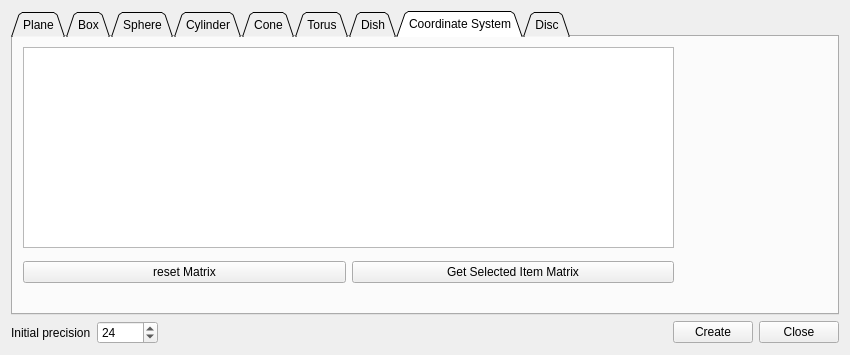
<?xml version="1.0" encoding="UTF-8"?>
<ui version="4.0">
 <class>PrimitiveFactoryDlg</class>
 <widget class="QDialog" name="PrimitiveFactoryDlg">
  <property name="geometry">
   <rect>
    <x>0</x>
    <y>0</y>
    <width>850</width>
    <height>355</height>
   </rect>
  </property>
  <property name="windowTitle">
   <string>Primitive factory</string>
  </property>
  <layout class="QGridLayout" name="gridLayout_8">
   <item row="0" column="0">
    <widget class="QTabWidget" name="tabWidget">
     <property name="tabShape">
      <enum>QTabWidget::Triangular</enum>
     </property>
     <property name="currentIndex">
      <number>7</number>
     </property>
     <property name="elideMode">
      <enum>Qt::ElideNone</enum>
     </property>
     <widget class="QWidget" name="planeTab">
      <attribute name="icon">
       <iconset resource="../MainWindow.qrc">
        <normaloff>:/Resources/images/svg/misc/Plane.svg</normaloff>:/Resources/images/svg/misc/Plane.svg</iconset>
      </attribute>
      <attribute name="title">
       <string>Plane</string>
      </attribute>
      <layout class="QGridLayout" name="gridLayout">
       <item row="0" column="0">
        <layout class="QFormLayout" name="formLayout">
         <item row="0" column="0">
          <widget class="QLabel" name="label">
           <property name="text">
            <string notr="true">dx</string>
           </property>
          </widget>
         </item>
         <item row="0" column="1">
          <widget class="QDoubleSpinBox" name="planeWidthDoubleSpinBox">
           <property name="decimals">
            <number>6</number>
           </property>
           <property name="minimum">
            <double>0.000001000000000</double>
           </property>
           <property name="maximum">
            <double>100000000.000000000000000</double>
           </property>
           <property name="value">
            <double>1.000000000000000</double>
           </property>
          </widget>
         </item>
         <item row="1" column="0">
          <widget class="QLabel" name="label_2">
           <property name="text">
            <string notr="true">dy</string>
           </property>
          </widget>
         </item>
         <item row="1" column="1">
          <widget class="QDoubleSpinBox" name="planeHeightDoubleSpinBox">
           <property name="decimals">
            <number>6</number>
           </property>
           <property name="minimum">
            <double>0.000001000000000</double>
           </property>
           <property name="maximum">
            <double>100000000.000000000000000</double>
           </property>
           <property name="value">
            <double>1.000000000000000</double>
           </property>
          </widget>
         </item>
        </layout>
       </item>
       <item row="0" column="1">
        <spacer name="horizontalSpacer">
         <property name="orientation">
          <enum>Qt::Horizontal</enum>
         </property>
         <property name="sizeHint" stdset="0">
          <size>
           <width>333</width>
           <height>20</height>
          </size>
         </property>
        </spacer>
       </item>
       <item row="1" column="0">
        <spacer name="verticalSpacer">
         <property name="orientation">
          <enum>Qt::Vertical</enum>
         </property>
         <property name="sizeHint" stdset="0">
          <size>
           <width>20</width>
           <height>111</height>
          </size>
         </property>
        </spacer>
       </item>
      </layout>
     </widget>
     <widget class="QWidget" name="boxTab">
      <attribute name="icon">
       <iconset resource="../MainWindow.qrc">
        <normaloff>:/Resources/images/cube.png</normaloff>:/Resources/images/cube.png</iconset>
      </attribute>
      <attribute name="title">
       <string>Box</string>
      </attribute>
      <layout class="QGridLayout" name="gridLayout_2">
       <item row="0" column="0">
        <layout class="QFormLayout" name="formLayout_2">
         <item row="0" column="0">
          <widget class="QLabel" name="label_3">
           <property name="text">
            <string notr="true">dx</string>
           </property>
          </widget>
         </item>
         <item row="0" column="1">
          <widget class="QDoubleSpinBox" name="boxDxDoubleSpinBox">
           <property name="decimals">
            <number>6</number>
           </property>
           <property name="minimum">
            <double>0.000001000000000</double>
           </property>
           <property name="maximum">
            <double>100000000.000000000000000</double>
           </property>
           <property name="value">
            <double>1.000000000000000</double>
           </property>
          </widget>
         </item>
         <item row="1" column="0">
          <widget class="QLabel" name="label_4">
           <property name="text">
            <string notr="true">dy</string>
           </property>
          </widget>
         </item>
         <item row="1" column="1">
          <widget class="QDoubleSpinBox" name="boxDyDoubleSpinBox">
           <property name="decimals">
            <number>6</number>
           </property>
           <property name="minimum">
            <double>0.000001000000000</double>
           </property>
           <property name="maximum">
            <double>100000000.000000000000000</double>
           </property>
           <property name="value">
            <double>1.000000000000000</double>
           </property>
          </widget>
         </item>
         <item row="2" column="0">
          <widget class="QLabel" name="label_5">
           <property name="text">
            <string notr="true">dz</string>
           </property>
          </widget>
         </item>
         <item row="2" column="1">
          <widget class="QDoubleSpinBox" name="boxDzDoubleSpinBox">
           <property name="decimals">
            <number>6</number>
           </property>
           <property name="minimum">
            <double>0.000001000000000</double>
           </property>
           <property name="maximum">
            <double>100000000.000000000000000</double>
           </property>
           <property name="value">
            <double>1.000000000000000</double>
           </property>
          </widget>
         </item>
        </layout>
       </item>
       <item row="0" column="1">
        <spacer name="horizontalSpacer_2">
         <property name="orientation">
          <enum>Qt::Horizontal</enum>
         </property>
         <property name="sizeHint" stdset="0">
          <size>
           <width>334</width>
           <height>20</height>
          </size>
         </property>
        </spacer>
       </item>
       <item row="1" column="0">
        <spacer name="verticalSpacer_2">
         <property name="orientation">
          <enum>Qt::Vertical</enum>
         </property>
         <property name="sizeHint" stdset="0">
          <size>
           <width>20</width>
           <height>85</height>
          </size>
         </property>
        </spacer>
       </item>
      </layout>
     </widget>
     <widget class="QWidget" name="sphereTab">
      <attribute name="icon">
       <iconset resource="../MainWindow.qrc">
        <normaloff>:/Resources/images/sphere.png</normaloff>:/Resources/images/sphere.png</iconset>
      </attribute>
      <attribute name="title">
       <string>Sphere</string>
      </attribute>
      <layout class="QGridLayout" name="gridLayout_3">
       <item row="0" column="0">
        <layout class="QHBoxLayout" name="horizontalLayout">
         <item>
          <widget class="QLabel" name="label_6">
           <property name="text">
            <string>radius</string>
           </property>
          </widget>
         </item>
         <item>
          <widget class="QDoubleSpinBox" name="sphereRadiusDoubleSpinBox">
           <property name="decimals">
            <number>6</number>
           </property>
           <property name="minimum">
            <double>0.000001000000000</double>
           </property>
           <property name="maximum">
            <double>100000000.000000000000000</double>
           </property>
           <property name="value">
            <double>2.000000000000000</double>
           </property>
          </widget>
         </item>
        </layout>
       </item>
       <item row="0" column="1">
        <spacer name="horizontalSpacer_3">
         <property name="orientation">
          <enum>Qt::Horizontal</enum>
         </property>
         <property name="sizeHint" stdset="0">
          <size>
           <width>317</width>
           <height>20</height>
          </size>
         </property>
        </spacer>
       </item>
       <item row="3" column="0">
        <spacer name="verticalSpacer_3">
         <property name="orientation">
          <enum>Qt::Vertical</enum>
         </property>
         <property name="sizeHint" stdset="0">
          <size>
           <width>20</width>
           <height>136</height>
          </size>
         </property>
        </spacer>
       </item>
       <item row="1" column="0">
        <widget class="QGroupBox" name="groupBox">
         <property name="title">
          <string>Position</string>
         </property>
         <layout class="QGridLayout" name="gridLayout_7">
          <item row="2" column="0">
           <widget class="QLabel" name="label_21">
            <property name="text">
             <string notr="true">y</string>
            </property>
           </widget>
          </item>
          <item row="1" column="1">
           <widget class="QDoubleSpinBox" name="spherePosXDoubleSpinBox">
            <property name="decimals">
             <number>6</number>
            </property>
            <property name="minimum">
             <double>-1000000000.000000000000000</double>
            </property>
            <property name="maximum">
             <double>1000000000.000000000000000</double>
            </property>
           </widget>
          </item>
          <item row="2" column="1">
           <widget class="QDoubleSpinBox" name="spherePosYDoubleSpinBox">
            <property name="decimals">
             <number>6</number>
            </property>
            <property name="minimum">
             <double>-1000000000.000000000000000</double>
            </property>
            <property name="maximum">
             <double>1000000000.000000000000000</double>
            </property>
           </widget>
          </item>
          <item row="3" column="1">
           <widget class="QDoubleSpinBox" name="spherePosZDoubleSpinBox">
            <property name="decimals">
             <number>6</number>
            </property>
            <property name="minimum">
             <double>-1000000000.000000000000000</double>
            </property>
            <property name="maximum">
             <double>1000000000.000000000000000</double>
            </property>
           </widget>
          </item>
          <item row="3" column="0">
           <widget class="QLabel" name="label_22">
            <property name="text">
             <string notr="true">z</string>
            </property>
           </widget>
          </item>
          <item row="1" column="0">
           <widget class="QLabel" name="label_20">
            <property name="text">
             <string notr="true">x</string>
            </property>
           </widget>
          </item>
          <item row="5" column="0" colspan="2">
           <layout class="QHBoxLayout" name="horizontalLayout_3">
            <property name="topMargin">
             <number>0</number>
            </property>
            <property name="rightMargin">
             <number>0</number>
            </property>
            <item>
             <widget class="QPushButton" name="spherePosToOriginButton">
              <property name="toolTip">
               <string>Set position to origin</string>
              </property>
              <property name="text">
               <string>clear</string>
              </property>
             </widget>
            </item>
            <item>
             <widget class="QPushButton" name="spherePosFromClipboardButton">
              <property name="toolTip">
               <string>Try to interpret clipboard contents as position (&quot;x y z&quot;)</string>
              </property>
              <property name="text">
               <string>clipboard</string>
              </property>
             </widget>
            </item>
           </layout>
          </item>
         </layout>
        </widget>
       </item>
      </layout>
     </widget>
     <widget class="QWidget" name="cylTab">
      <attribute name="icon">
       <iconset resource="../MainWindow.qrc">
        <normaloff>:/Resources/images/cylinder.png</normaloff>:/Resources/images/cylinder.png</iconset>
      </attribute>
      <attribute name="title">
       <string>Cylinder</string>
      </attribute>
      <layout class="QGridLayout" name="gridLayout_6">
       <item row="0" column="0">
        <layout class="QFormLayout" name="formLayout_6">
         <item row="0" column="0">
          <widget class="QLabel" name="label_7">
           <property name="text">
            <string>radius</string>
           </property>
          </widget>
         </item>
         <item row="0" column="1">
          <widget class="QDoubleSpinBox" name="cylRadiusDoubleSpinBox">
           <property name="decimals">
            <number>6</number>
           </property>
           <property name="minimum">
            <double>0.000001000000000</double>
           </property>
           <property name="maximum">
            <double>100000000.000000000000000</double>
           </property>
           <property name="value">
            <double>2.000000000000000</double>
           </property>
          </widget>
         </item>
         <item row="1" column="0">
          <widget class="QLabel" name="label_8">
           <property name="text">
            <string>height</string>
           </property>
          </widget>
         </item>
         <item row="1" column="1">
          <widget class="QDoubleSpinBox" name="cylHeightDoubleSpinBox">
           <property name="decimals">
            <number>6</number>
           </property>
           <property name="minimum">
            <double>0.000001000000000</double>
           </property>
           <property name="maximum">
            <double>100000000.000000000000000</double>
           </property>
           <property name="value">
            <double>5.000000000000000</double>
           </property>
          </widget>
         </item>
        </layout>
       </item>
       <item row="0" column="1">
        <spacer name="horizontalSpacer_6">
         <property name="orientation">
          <enum>Qt::Horizontal</enum>
         </property>
         <property name="sizeHint" stdset="0">
          <size>
           <width>316</width>
           <height>20</height>
          </size>
         </property>
        </spacer>
       </item>
       <item row="1" column="0">
        <spacer name="verticalSpacer_6">
         <property name="orientation">
          <enum>Qt::Vertical</enum>
         </property>
         <property name="sizeHint" stdset="0">
          <size>
           <width>20</width>
           <height>111</height>
          </size>
         </property>
        </spacer>
       </item>
      </layout>
     </widget>
     <widget class="QWidget" name="coneTab">
      <attribute name="icon">
       <iconset resource="../MainWindow.qrc">
        <normaloff>:/Resources/images/cone.png</normaloff>:/Resources/images/cone.png</iconset>
      </attribute>
      <attribute name="title">
       <string>Cone</string>
      </attribute>
      <layout class="QGridLayout" name="gridLayout_4">
       <item row="0" column="0">
        <layout class="QVBoxLayout" name="verticalLayout">
         <item>
          <layout class="QFormLayout" name="formLayout_4">
           <item row="0" column="0">
            <widget class="QLabel" name="label_10">
             <property name="text">
              <string>top radius</string>
             </property>
            </widget>
           </item>
           <item row="0" column="1">
            <widget class="QDoubleSpinBox" name="coneTopRadiusDoubleSpinBox">
             <property name="decimals">
              <number>6</number>
             </property>
             <property name="minimum">
              <double>0.000000000000000</double>
             </property>
             <property name="maximum">
              <double>100000000.000000000000000</double>
             </property>
             <property name="value">
              <double>0.000000000000000</double>
             </property>
            </widget>
           </item>
           <item row="1" column="0">
            <widget class="QLabel" name="label_9">
             <property name="text">
              <string>bottom radius</string>
             </property>
            </widget>
           </item>
           <item row="1" column="1">
            <widget class="QDoubleSpinBox" name="coneBottomRadiusDoubleSpinBox">
             <property name="decimals">
              <number>6</number>
             </property>
             <property name="minimum">
              <double>0.000000000000000</double>
             </property>
             <property name="maximum">
              <double>100000000.000000000000000</double>
             </property>
             <property name="value">
              <double>2.000000000000000</double>
             </property>
            </widget>
           </item>
           <item row="2" column="0">
            <widget class="QLabel" name="label_11">
             <property name="text">
              <string>height</string>
             </property>
            </widget>
           </item>
           <item row="2" column="1">
            <widget class="QDoubleSpinBox" name="coneHeightDoubleSpinBox">
             <property name="decimals">
              <number>6</number>
             </property>
             <property name="minimum">
              <double>0.000001000000000</double>
             </property>
             <property name="maximum">
              <double>100000000.000000000000000</double>
             </property>
             <property name="value">
              <double>3.000000000000000</double>
             </property>
            </widget>
           </item>
          </layout>
         </item>
         <item>
          <widget class="QGroupBox" name="snoutGroupBox">
           <property name="title">
            <string>Snout mode</string>
           </property>
           <property name="checkable">
            <bool>true</bool>
           </property>
           <property name="checked">
            <bool>false</bool>
           </property>
           <layout class="QFormLayout" name="formLayout_3">
            <item row="0" column="0">
             <widget class="QLabel" name="label_12">
              <property name="toolTip">
               <string>displacement of axes along X-axis</string>
              </property>
              <property name="statusTip">
               <string>displacement of axes along X-axis</string>
              </property>
              <property name="text">
               <string>x offset</string>
              </property>
             </widget>
            </item>
            <item row="0" column="1">
             <widget class="QDoubleSpinBox" name="coneXOffsetDoubleSpinBox">
              <property name="decimals">
               <number>6</number>
              </property>
              <property name="minimum">
               <double>0.000000000000000</double>
              </property>
              <property name="maximum">
               <double>100000000.000000000000000</double>
              </property>
              <property name="value">
               <double>0.000000000000000</double>
              </property>
             </widget>
            </item>
            <item row="1" column="0">
             <widget class="QLabel" name="label_13">
              <property name="toolTip">
               <string>displacement of axes along Y-axis</string>
              </property>
              <property name="statusTip">
               <string>displacement of axes along Y-axis</string>
              </property>
              <property name="text">
               <string>y offset</string>
              </property>
             </widget>
            </item>
            <item row="1" column="1">
             <widget class="QDoubleSpinBox" name="coneYOffsetDoubleSpinBox">
              <property name="decimals">
               <number>6</number>
              </property>
              <property name="minimum">
               <double>0.000000000000000</double>
              </property>
              <property name="maximum">
               <double>100000000.000000000000000</double>
              </property>
              <property name="value">
               <double>0.000000000000000</double>
              </property>
             </widget>
            </item>
           </layout>
          </widget>
         </item>
        </layout>
       </item>
       <item row="0" column="1">
        <spacer name="horizontalSpacer_4">
         <property name="orientation">
          <enum>Qt::Horizontal</enum>
         </property>
         <property name="sizeHint" stdset="0">
          <size>
           <width>278</width>
           <height>20</height>
          </size>
         </property>
        </spacer>
       </item>
       <item row="1" column="0">
        <spacer name="verticalSpacer_4">
         <property name="orientation">
          <enum>Qt::Vertical</enum>
         </property>
         <property name="sizeHint" stdset="0">
          <size>
           <width>20</width>
           <height>25</height>
          </size>
         </property>
        </spacer>
       </item>
      </layout>
     </widget>
     <widget class="QWidget" name="torusTab">
      <attribute name="icon">
       <iconset resource="../MainWindow.qrc">
        <normaloff>:/Resources/images/svg/misc/torus.svg</normaloff>:/Resources/images/svg/misc/torus.svg</iconset>
      </attribute>
      <attribute name="title">
       <string>Torus</string>
      </attribute>
      <layout class="QGridLayout" name="gridLayout_5">
       <item row="0" column="0">
        <layout class="QVBoxLayout" name="verticalLayout_2">
         <item>
          <layout class="QFormLayout" name="formLayout_5">
           <item row="0" column="0">
            <widget class="QLabel" name="label_14">
             <property name="text">
              <string>inside radius</string>
             </property>
            </widget>
           </item>
           <item row="0" column="1">
            <widget class="QDoubleSpinBox" name="torusInsideRadiusDoubleSpinBox">
             <property name="decimals">
              <number>6</number>
             </property>
             <property name="minimum">
              <double>0.000001000000000</double>
             </property>
             <property name="maximum">
              <double>100000000.000000000000000</double>
             </property>
             <property name="value">
              <double>1.000000000000000</double>
             </property>
            </widget>
           </item>
           <item row="1" column="0">
            <widget class="QLabel" name="label_15">
             <property name="text">
              <string>outside radius</string>
             </property>
            </widget>
           </item>
           <item row="1" column="1">
            <widget class="QDoubleSpinBox" name="torusOutsideRadiusDoubleSpinBox">
             <property name="decimals">
              <number>6</number>
             </property>
             <property name="minimum">
              <double>0.000001000000000</double>
             </property>
             <property name="maximum">
              <double>100000000.000000000000000</double>
             </property>
             <property name="value">
              <double>1.500000000000000</double>
             </property>
            </widget>
           </item>
           <item row="2" column="0">
            <widget class="QLabel" name="label_16">
             <property name="text">
              <string>angle (degrees)</string>
             </property>
            </widget>
           </item>
           <item row="2" column="1">
            <widget class="QDoubleSpinBox" name="torusAngleDoubleSpinBox">
             <property name="decimals">
              <number>6</number>
             </property>
             <property name="minimum">
              <double>0.000001000000000</double>
             </property>
             <property name="maximum">
              <double>360.000000000000000</double>
             </property>
             <property name="value">
              <double>360.000000000000000</double>
             </property>
            </widget>
           </item>
          </layout>
         </item>
         <item>
          <widget class="QGroupBox" name="torusRectGroupBox">
           <property name="title">
            <string>Rectangular section</string>
           </property>
           <property name="checkable">
            <bool>true</bool>
           </property>
           <property name="checked">
            <bool>false</bool>
           </property>
           <layout class="QHBoxLayout" name="horizontalLayout_2">
            <item>
             <widget class="QLabel" name="label_17">
              <property name="text">
               <string>inside radius</string>
              </property>
             </widget>
            </item>
            <item>
             <widget class="QDoubleSpinBox" name="torusRectSectionHeightDoubleSpinBox">
              <property name="decimals">
               <number>6</number>
              </property>
              <property name="minimum">
               <double>0.000001000000000</double>
              </property>
              <property name="maximum">
               <double>100000000.000000000000000</double>
              </property>
              <property name="value">
               <double>1.000000000000000</double>
              </property>
             </widget>
            </item>
           </layout>
          </widget>
         </item>
        </layout>
       </item>
       <item row="0" column="1">
        <spacer name="horizontalSpacer_5">
         <property name="orientation">
          <enum>Qt::Horizontal</enum>
         </property>
         <property name="sizeHint" stdset="0">
          <size>
           <width>267</width>
           <height>20</height>
          </size>
         </property>
        </spacer>
       </item>
       <item row="1" column="0">
        <spacer name="verticalSpacer_5">
         <property name="orientation">
          <enum>Qt::Vertical</enum>
         </property>
         <property name="sizeHint" stdset="0">
          <size>
           <width>20</width>
           <height>24</height>
          </size>
         </property>
        </spacer>
       </item>
      </layout>
     </widget>
     <widget class="QWidget" name="dishTab">
      <attribute name="icon">
       <iconset resource="../MainWindow.qrc">
        <normaloff>:/Resources/images/dish.png</normaloff>:/Resources/images/dish.png</iconset>
      </attribute>
      <attribute name="title">
       <string>Dish</string>
      </attribute>
      <layout class="QGridLayout" name="gridLayout_13">
       <item row="0" column="0">
        <layout class="QVBoxLayout" name="verticalLayout_5">
         <item>
          <layout class="QFormLayout" name="formLayout_13">
           <item row="0" column="0">
            <widget class="QLabel" name="label_18">
             <property name="text">
              <string>radius</string>
             </property>
            </widget>
           </item>
           <item row="0" column="1">
            <widget class="QDoubleSpinBox" name="dishRadiusDoubleSpinBox">
             <property name="decimals">
              <number>6</number>
             </property>
             <property name="minimum">
              <double>0.000001000000000</double>
             </property>
             <property name="maximum">
              <double>100000000.000000000000000</double>
             </property>
             <property name="value">
              <double>1.000000000000000</double>
             </property>
            </widget>
           </item>
           <item row="1" column="0">
            <widget class="QLabel" name="label_19">
             <property name="text">
              <string>height</string>
             </property>
            </widget>
           </item>
           <item row="1" column="1">
            <widget class="QDoubleSpinBox" name="dishHeightDoubleSpinBox">
             <property name="decimals">
              <number>6</number>
             </property>
             <property name="minimum">
              <double>0.000001000000000</double>
             </property>
             <property name="maximum">
              <double>100000000.000000000000000</double>
             </property>
             <property name="value">
              <double>0.500000000000000</double>
             </property>
            </widget>
           </item>
          </layout>
         </item>
         <item>
          <widget class="QGroupBox" name="dishEllipsoidGroupBox">
           <property name="title">
            <string>Ellipsoid mode</string>
           </property>
           <property name="checkable">
            <bool>true</bool>
           </property>
           <property name="checked">
            <bool>false</bool>
           </property>
           <layout class="QHBoxLayout" name="horizontalLayout_5">
            <item>
             <widget class="QLabel" name="label_39">
              <property name="text">
               <string>radius 2</string>
              </property>
             </widget>
            </item>
            <item>
             <widget class="QDoubleSpinBox" name="dishRadius2DoubleSpinBox">
              <property name="decimals">
               <number>6</number>
              </property>
              <property name="minimum">
               <double>0.000001000000000</double>
              </property>
              <property name="maximum">
               <double>100000000.000000000000000</double>
              </property>
              <property name="value">
               <double>1.000000000000000</double>
              </property>
             </widget>
            </item>
           </layout>
          </widget>
         </item>
        </layout>
       </item>
       <item row="0" column="1">
        <spacer name="horizontalSpacer_13">
         <property name="orientation">
          <enum>Qt::Horizontal</enum>
         </property>
         <property name="sizeHint" stdset="0">
          <size>
           <width>288</width>
           <height>20</height>
          </size>
         </property>
        </spacer>
       </item>
       <item row="1" column="0">
        <spacer name="verticalSpacer_13">
         <property name="orientation">
          <enum>Qt::Vertical</enum>
         </property>
         <property name="sizeHint" stdset="0">
          <size>
           <width>20</width>
           <height>50</height>
          </size>
         </property>
        </spacer>
       </item>
      </layout>
     </widget>
     <widget class="QWidget" name="coordinateSystemTab">
      <attribute name="icon">
       <iconset resource="../MainWindow.qrc">
        <normaloff>:/Resources/images/svg/pq/pqAxes.svg</normaloff>:/Resources/images/svg/pq/pqAxes.svg</iconset>
      </attribute>
      <attribute name="title">
       <string>Coordinate System</string>
      </attribute>
      <widget class="QWidget" name="verticalLayoutWidget">
       <property name="geometry">
        <rect>
         <x>10</x>
         <y>10</y>
         <width>651</width>
         <height>201</height>
        </rect>
       </property>
       <layout class="QVBoxLayout" name="verticalLayout_10">
        <item>
         <widget class="QPlainTextEdit" name="csMatrixTextEdit"/>
        </item>
       </layout>
      </widget>
      <widget class="QWidget" name="horizontalLayoutWidget">
       <property name="geometry">
        <rect>
         <x>10</x>
         <y>220</y>
         <width>651</width>
         <height>31</height>
        </rect>
       </property>
       <layout class="QHBoxLayout" name="horizontalLayout_11">
        <item>
         <widget class="QPushButton" name="csClearMatrixButton">
          <property name="text">
           <string>reset Matrix</string>
          </property>
         </widget>
        </item>
        <item>
         <widget class="QPushButton" name="csSetMatrixBasedOnSelectedObjectButton">
          <property name="toolTip">
           <string>&lt;html&gt;&lt;head/&gt;&lt;body&gt;&lt;p&gt;Select an item in the DB Tree&lt;/p&gt;&lt;/body&gt;&lt;/html&gt;</string>
          </property>
          <property name="text">
           <string>Get Selected Item Matrix</string>
          </property>
         </widget>
        </item>
       </layout>
      </widget>
     </widget>
     <widget class="QWidget" name="discTab">
      <attribute name="icon">
       <iconset resource="../MainWindow.qrc">
        <normaloff>:/Resources/images/svg/db/dbCircle.svg</normaloff>:/Resources/images/svg/db/dbCircle.svg</iconset>
      </attribute>
      <attribute name="title">
       <string>Disc</string>
      </attribute>
      <layout class="QGridLayout" name="gridLayout_8">
       <item row="0" column="0">
        <layout class="QFormLayout" name="formLayout_7">
         <item row="0" column="0">
          <widget class="QLabel" name="label_23">
           <property name="text">
            <string>radius</string>
           </property>
          </widget>
         </item>
         <item row="0" column="1">
          <widget class="QDoubleSpinBox" name="discRadiusDoubleSpinBox">
           <property name="decimals">
            <number>6</number>
           </property>
           <property name="minimum">
            <double>0.000001000000000</double>
           </property>
           <property name="maximum">
            <double>100000000.000000000000000</double>
           </property>
           <property name="value">
            <double>2.000000000000000</double>
           </property>
          </widget>
         </item>
        </layout>
       </item>
       <item row="0" column="1">
        <spacer name="horizontalSpacer_7">
         <property name="orientation">
          <enum>Qt::Horizontal</enum>
         </property>
         <property name="sizeHint" stdset="0">
          <size>
           <width>582</width>
           <height>20</height>
          </size>
         </property>
        </spacer>
       </item>
       <item row="1" column="0">
        <spacer name="verticalSpacer_7">
         <property name="orientation">
          <enum>Qt::Vertical</enum>
         </property>
         <property name="sizeHint" stdset="0">
          <size>
           <width>20</width>
           <height>212</height>
          </size>
         </property>
        </spacer>
       </item>
      </layout>
     </widget>
    </widget>
   </item>
   <item row="1" column="0">
    <layout class="QHBoxLayout" name="horizontalLayout_6">
     <item>
      <widget class="QLabel" name="label_40">
       <property name="text">
        <string>Initial precision</string>
       </property>
      </widget>
     </item>
     <item>
      <widget class="QSpinBox" name="precisionSpinBox">
       <property name="minimum">
        <number>4</number>
       </property>
       <property name="maximum">
        <number>65536</number>
       </property>
       <property name="singleStep">
        <number>4</number>
       </property>
       <property name="value">
        <number>24</number>
       </property>
      </widget>
     </item>
     <item>
      <spacer name="horizontalSpacer_14">
       <property name="orientation">
        <enum>Qt::Horizontal</enum>
       </property>
       <property name="sizeHint" stdset="0">
        <size>
         <width>40</width>
         <height>20</height>
        </size>
       </property>
      </spacer>
     </item>
     <item>
      <widget class="QPushButton" name="createPushButton">
       <property name="text">
        <string>Create</string>
       </property>
      </widget>
     </item>
     <item>
      <widget class="QPushButton" name="closePushButton">
       <property name="text">
        <string>Close</string>
       </property>
      </widget>
     </item>
    </layout>
   </item>
   <item row="2" column="0">
    <spacer name="verticalSpacer_14">
     <property name="orientation">
      <enum>Qt::Vertical</enum>
     </property>
     <property name="sizeHint" stdset="0">
      <size>
       <width>20</width>
       <height>2</height>
      </size>
     </property>
    </spacer>
   </item>
  </layout>
 </widget>
 <resources>
  <include location="../MainWindow.qrc"/>
 </resources>
 <connections/>
</ui>
